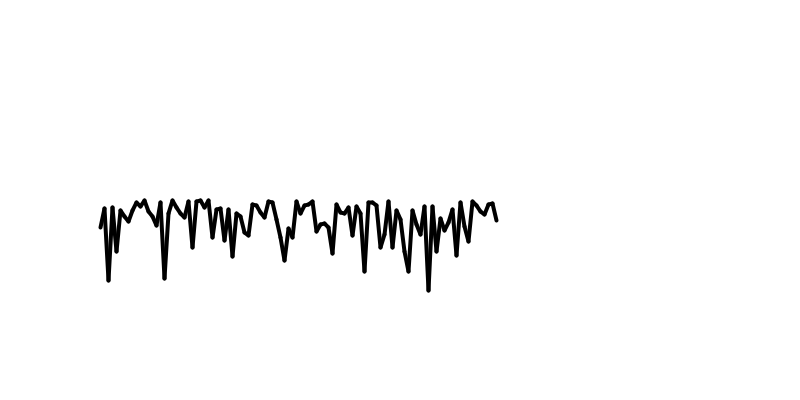
Frame 1 (no input)
Frame 60 (the mouse pressed at the canvas centre just before this capture): identical to frame 1, image omitted
Frame 120 (the mouse held since frame 60 and released just before this capture): identical to frame 1, image omitted

The Processing sketch that drew this single still picture (run headless with seeded random() and noise(); from frame 60 on, the mouse is pressed at the canvas centre):

// Processing sketch: sketch_151030a
// ── sketch_151030a.pde
float[] array = new float[100];

void setup()
{  float lambda = 0.15;
   size(800,400);
   for(int i = 0 ; i < array.length;i++)
   {
     float rand = random(1);
     array[i]  =-(1.0/lambda)* log(1-rand);
     println(rand + " : " +array[i]);

   }


}
float x = 25,y = 50;
void draw()
{
  background(255);
  scale(4);
  translate(x,y);
  strokeWeight(1);
  for(int i = 1 ; i < array.length;i++)
  {
    line(i-1,array[i-1],i,array[i]);
  
  }
  translate(0,0);



}
